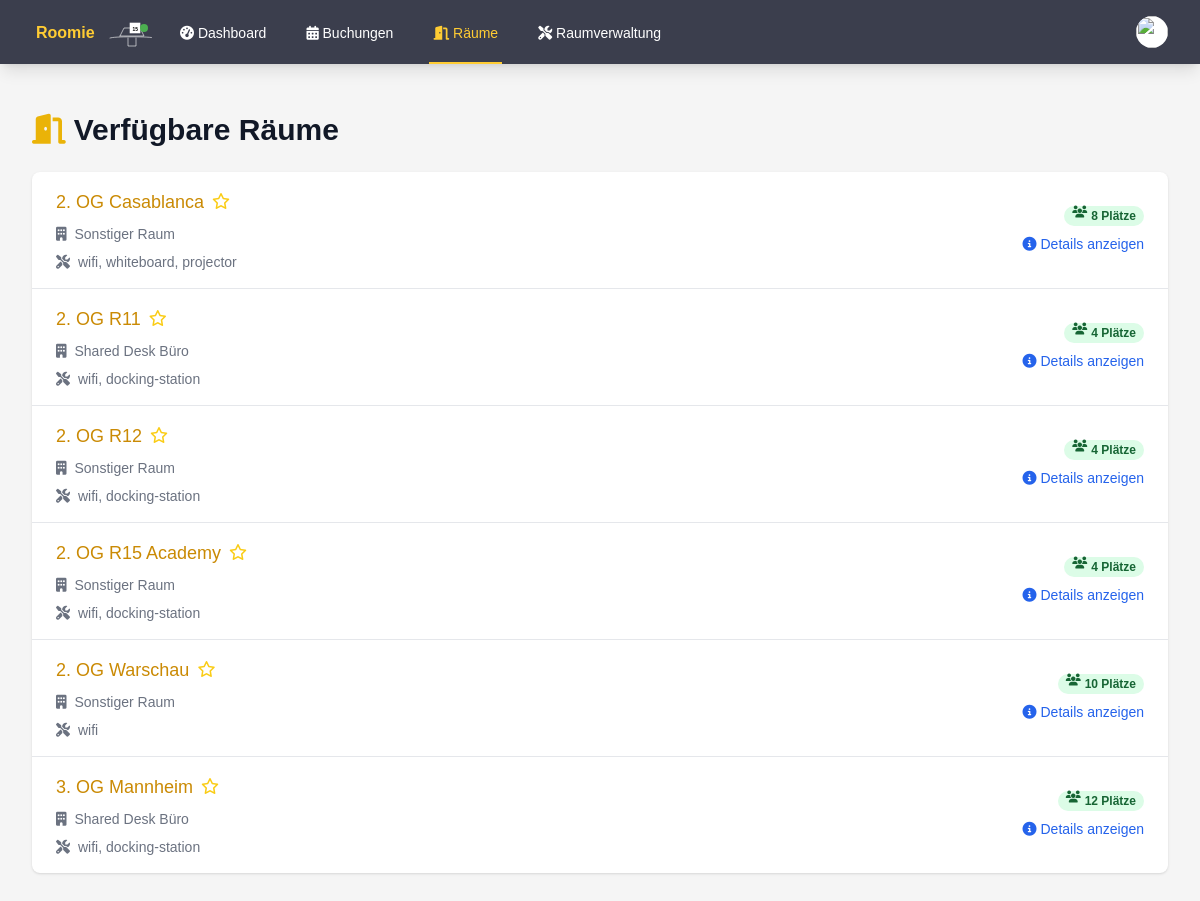
The app's page /rooms.php (signed in), older data.
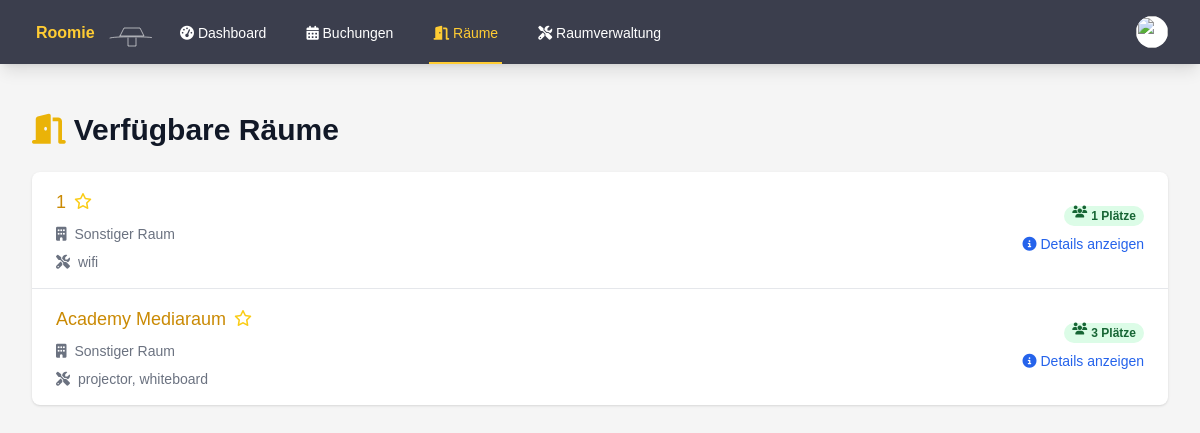
The same page, newer data.
### tables this page shows
CREATE TABLE rooms (
        id INTEGER PRIMARY KEY AUTOINCREMENT,
        name TEXT NOT NULL,
        number TEXT,
        type TEXT NOT NULL,
        capacity INTEGER DEFAULT 0,
        is_favorite INTEGER DEFAULT 0,
        equipment TEXT,
        grid_position INTEGER
    );

### rooms.php (the view, shortened to what the changed rows need)
<?php
try {
    $db = getDatabaseConnection();
    $stmt = $db->query('SELECT r.id, r.name, r.type, r.capacity, r.equipment, r.is_favorite
                        FROM rooms r
                        ORDER BY r.is_favorite DESC, r.name');
    $rooms = $stmt->fetchAll(PDO::FETCH_ASSOC);
} catch (PDOException $e) {
    $error = "Datenbankfehler: " . $e->getMessage();
}
function getRoomTypeName($type)
{
    switch ($type) {
        case 'shared-desk':
            return 'Shared Desk Büro';
        default:
            return 'Sonstiger Raum';
    }
}
?>
<!DOCTYPE html>
<html lang="de">
<head>
    <script src="https://cdn.tailwindcss.com"></script>
    <link rel="stylesheet" href="https://cdnjs.cloudflare.com/ajax/libs/font-awesome/6.4.0/css/all.min.css">
    <link rel="stylesheet" href="styles.css">
</head>
<body class="bg-custom-background">
    <div class="max-w-7xl mx-auto py-6 sm:px-6 lg:px-8">
        <div class="px-4 py-6 sm:px-0">
            <h1 class="text-3xl font-bold text-gray-900 mb-6">
                <i class="fas fa-door-open text-yellow-500 mr-2"></i>Verfügbare Räume
            </h1>
            <div class="bg-white shadow overflow-hidden sm:rounded-lg">
                <ul class="divide-y divide-gray-200">
                    <?php foreach ($rooms as $room) : ?>
                        <li class="hover:bg-gray-50 transition duration-150 ease-in-out">
                            <div class="px-4 py-4 sm:px-6 flex justify-between items-center">
                                <div class="flex-1 min-w-0">
                                    <div class="flex items-center">
                                        <a href="room_details.php?id=<?php echo $room['id']; ?>" class="text-lg font-medium text-yellow-600 truncate hover:underline">
                                            <?php echo htmlspecialchars($room['name']); ?>
                                        </a>
                                        <form method="POST" action="rooms.php" class="ml-2">
                                            <button type="submit" class="focus:outline-none">
                                                <i class="<?php echo $room['is_favorite'] ? 'fas' : 'far'; ?> fa-star text-yellow-400 hover:text-yellow-500 transition duration-150 ease-in-out"></i>
                                            </button>
                                        </form>
                                    </div>
                                    <div class="mt-2 flex items-center text-sm text-gray-500">
                                        <i class="fas fa-building mr-2"></i>
                                        <?php echo htmlspecialchars(getRoomTypeName($room['type'])); ?>
                                    </div>
                                    <div class="mt-2 flex items-center text-sm text-gray-500">
                                        <i class="fas fa-tools mr-2"></i>
                                        <?php echo htmlspecialchars(implode(', ', json_decode($room['equipment'], true) ?? [])); ?>
                                    </div>
                                </div>
                                <div class="ml-4 flex-shrink-0 flex flex-col items-end">
                                    <span class="px-2 inline-flex text-xs leading-5 font-semibold rounded-full bg-green-100 text-green-800">
                                        <i class="fas fa-users mr-1"></i><?php echo $room['capacity']; ?> Plätze
                                    </span>
                                    <a href="room_details.php?id=<?php echo $room['id']; ?>" class="mt-2 text-blue-600 hover:text-blue-800 text-sm font-medium">
                                        <i class="fas fa-info-circle mr-1"></i>Details anzeigen
                                    </a>
                                </div>
                            </div>
                        </li>
                    <?php endforeach; ?>
                </ul>
            </div>
        </div>
    </div>
</body>
</html>

Row changes from the older to the newer data that the page shows:
removed rooms: name "2. OG Casablanca", is_favorite 0 (drawn), type "Sonstiger Raum", equipment "wifi, whiteboard, projector", capacity "8"
removed rooms: name "2. OG R11", is_favorite 0 (drawn), type "Shared Desk Büro", equipment "wifi, docking-station", capacity "4"
removed rooms: name "2. OG R12", is_favorite 0 (drawn), type "Sonstiger Raum", equipment "wifi, docking-station", capacity "4"
removed rooms: name "2. OG R15 Academy", is_favorite 0 (drawn), type "Sonstiger Raum", equipment "wifi, docking-station", capacity "4"
removed rooms: name "2. OG Warschau", is_favorite 0 (drawn), type "Sonstiger Raum", equipment "wifi", capacity "10"
removed rooms: name "3. OG Mannheim", is_favorite 0 (drawn), type "Shared Desk Büro", equipment "wifi, docking-station", capacity "12"
added rooms: name "1", is_favorite 0 (drawn), type "Sonstiger Raum", equipment "wifi", capacity "1"
added rooms: name "Academy Mediaraum", is_favorite 0 (drawn), type "Sonstiger Raum", equipment "projector, whiteboard", capacity "3"
